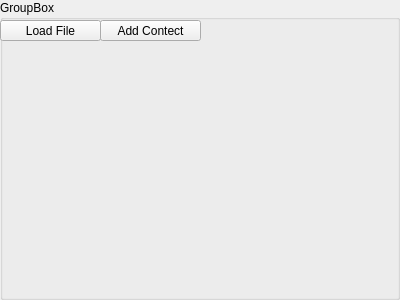
<?xml version="1.0" encoding="UTF-8"?>
<ui version="4.0">
 <class>EasyContects</class>
 <widget class="QGroupBox" name="EasyContects">
  <property name="geometry">
   <rect>
    <x>0</x>
    <y>0</y>
    <width>400</width>
    <height>300</height>
   </rect>
  </property>
  <property name="windowTitle">
   <string>GroupBox</string>
  </property>
  <property name="title">
   <string>GroupBox</string>
  </property>
  <widget class="QPushButton" name="OpenFile">
   <property name="geometry">
    <rect>
     <x>0</x>
     <y>20</y>
     <width>101</width>
     <height>21</height>
    </rect>
   </property>
   <property name="text">
    <string>Load File</string>
   </property>
  </widget>
  <widget class="QPushButton" name="addContect">
   <property name="geometry">
    <rect>
     <x>100</x>
     <y>20</y>
     <width>101</width>
     <height>21</height>
    </rect>
   </property>
   <property name="text">
    <string>Add Contect</string>
   </property>
  </widget>
 </widget>
 <resources/>
 <connections/>
</ui>
